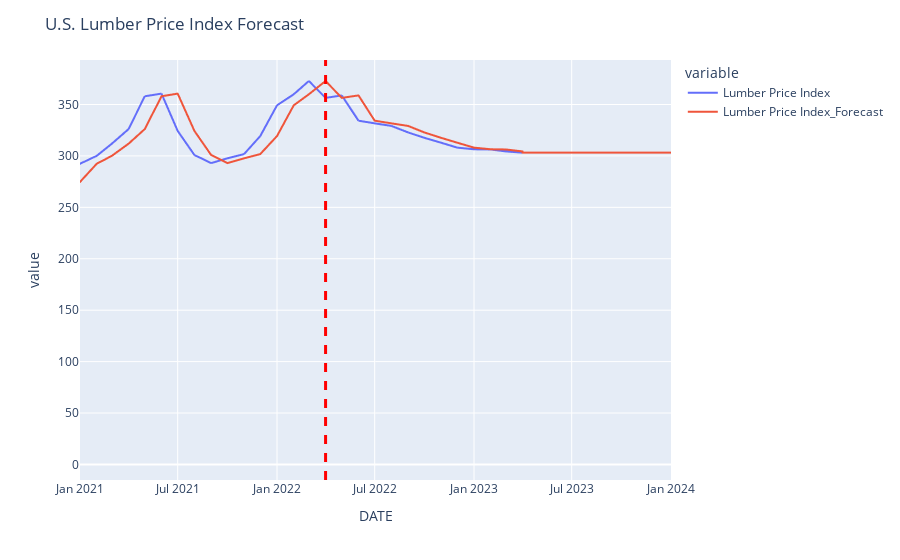

Source (notebook cell):
### Code cell
# use plotly to chart the Lumber Price index and forecast
fig = px.line(df2, x='DATE', y=['Lumber Price Index', 'Lumber Price Index_Forecast'])
# zoom in on data after 2022
fig.update_xaxes(range=['2021-01-01', '2024-01-01'])
# add a title
fig.update_layout(title='U.S. Lumber Price Index Forecast')
# add a vertical line to show where the forecast begins
fig.add_vline(x='2022-04-01', line_width=3, line_dash='dash', line_color='red')
# save the chart as a png
fig.write_image('images/us_lumber_price_forecast.png')
fig.show()

### Figure 1 — Plotly figure (JSON) as saved in the notebook; plotly's stock layout.template omitted (floating-point values rounded to 4 significant figures; data arrays with more than 128 entries replaced by an {"elided": "..."} marker saying what was removed)
{"data": [{"hovertemplate": "variable=Lumber Price Index<br>DATE=%{x}<br>value=%{y}<extra></extra>", "legendgroup": "Lumber Price Index", "line": {"color": "#636efa", "dash": "solid"}, "marker": {"symbol": "circle"}, "mode": "lines", "name": "Lumber Price Index", "showlegend": true, "type": "scattergl", "x": {"elided": "1180 str values"}, "xaxis": "x", "y": {"elided": "1180 float values"}, "yaxis": "y"}, {"hovertemplate": "variable=Lumber Price Index_Forecast<br>DATE=%{x}<br>value=%{y}<extra></extra>", "legendgroup": "Lumber Price Index_Forecast", "line": {"color": "#EF553B", "dash": "solid"}, "marker": {"symbol": "circle"}, "mode": "lines", "name": "Lumber Price Index_Forecast", "showlegend": true, "type": "scattergl", "x": {"elided": "1180 str values"}, "xaxis": "x", "y": {"elided": "1180 float values"}, "yaxis": "y"}], "layout": {"legend": {"title": {"text": "variable"}, "tracegroupgap": 0}, "margin": {"t": 60}, "shapes": [{"line": {"color": "red", "dash": "dash", "width": 3}, "type": "line", "x0": "2022-04-01", "x1": "2022-04-01", "xref": "x", "y0": 0, "y1": 1, "yref": "y domain"}], "title": {"text": "U.S. Lumber Price Index Forecast"}, "xaxis": {"anchor": "y", "domain": [0, 1], "range": ["2021-01-01", "2024-01-01"], "title": {"text": "DATE"}}, "yaxis": {"anchor": "x", "domain": [0, 1], "title": {"text": "value"}}}}
